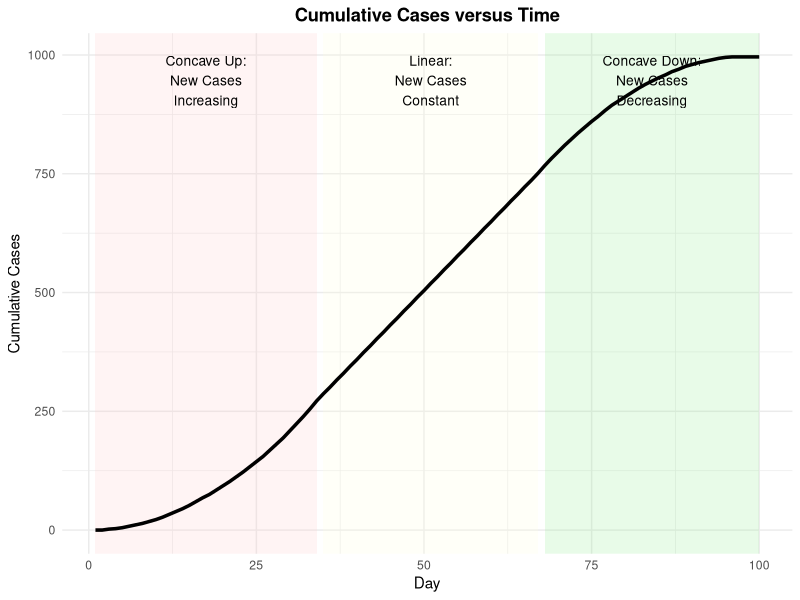
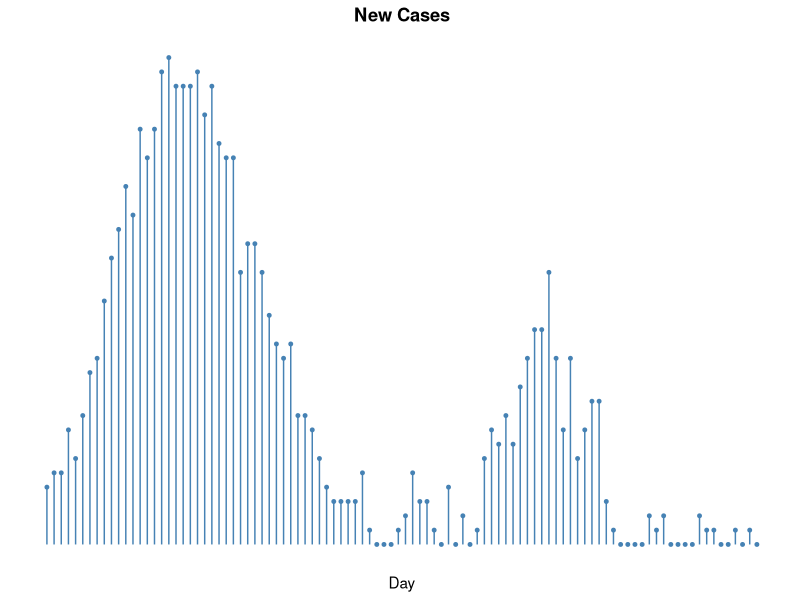
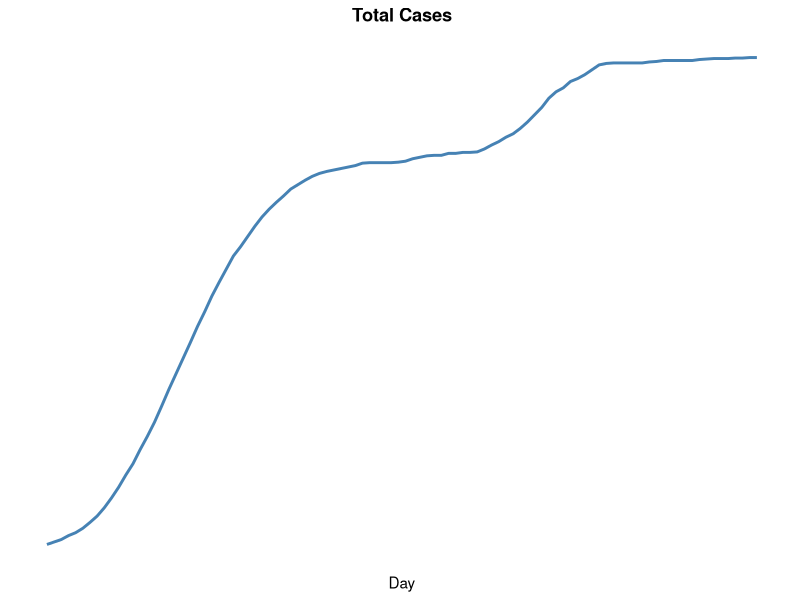
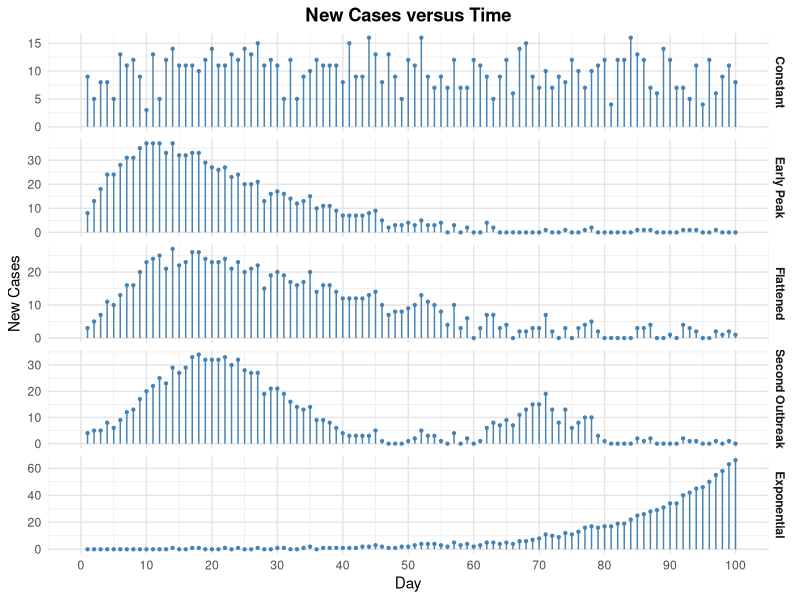
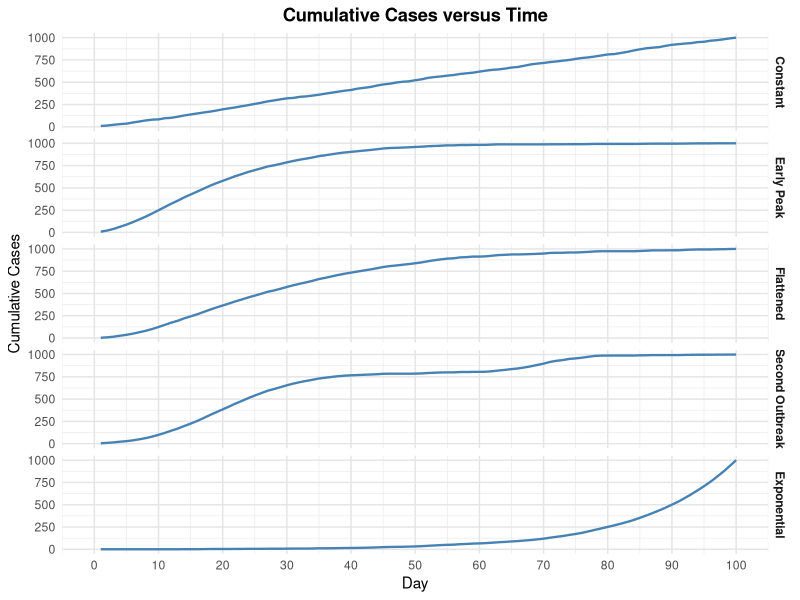
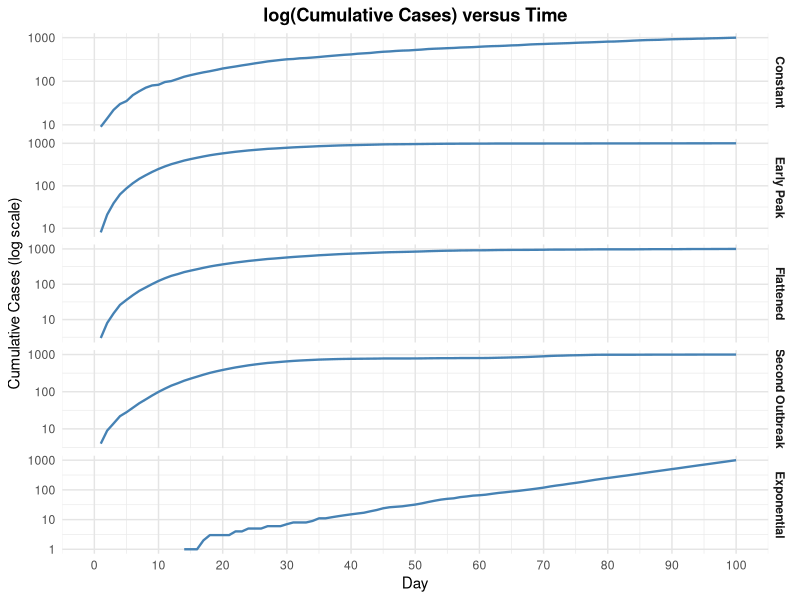
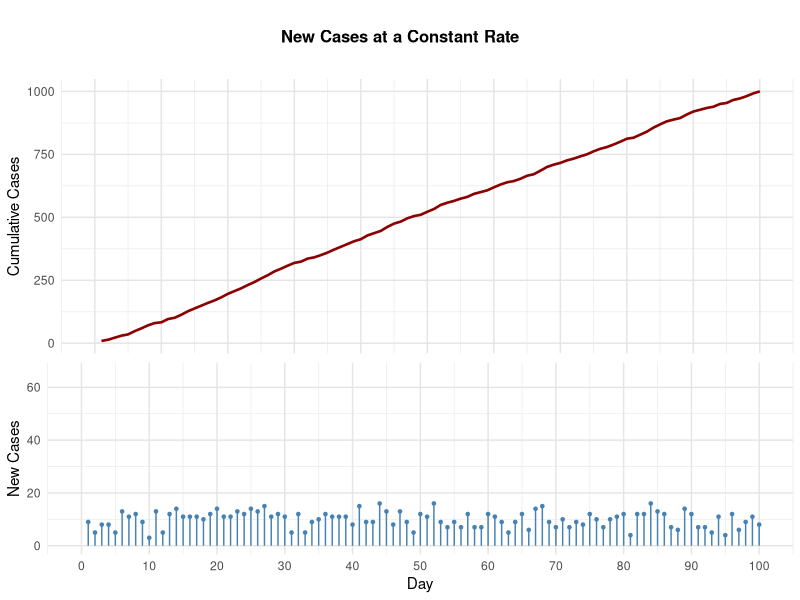
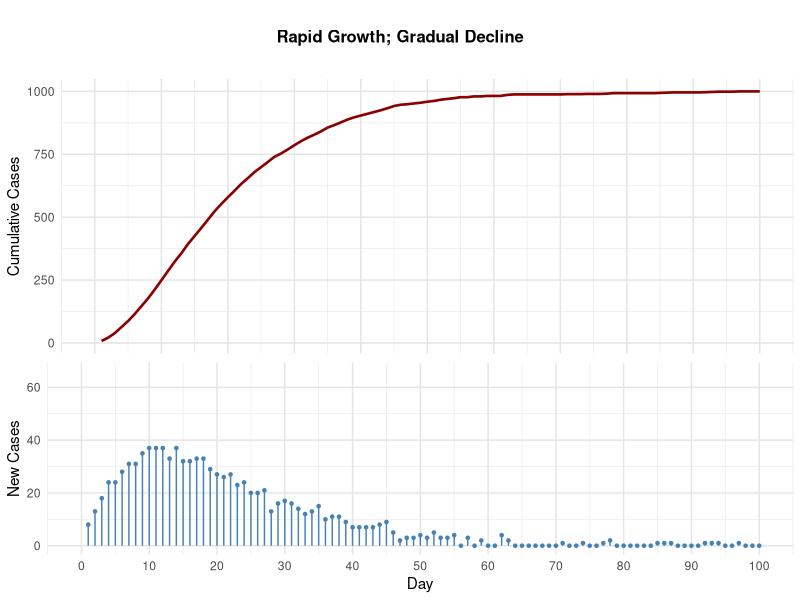

R code for these plots, in order:
out <- Sys.getenv("OUT_DIR")
if (out == "" || is.na(out)) out <- getwd()
dir.create(out, showWarnings = FALSE, recursive = TRUE)

library(dplyr)
library(tidyr)
library(ggplot2)
library(grid)

# helper SAS round half away from zero
round_sas <- function(x, digits=0){
  mult <- 10^digits
  sign(x) * floor(abs(x)*mult + 0.5) / mult
}

# ------------------------------------------------------------
# Demo data (SAS streaminit(123) + rand Normal)
set.seed(123)
Demo <- data.frame(Day=1:100, Block=NA_character_, NewCases=NA_real_, Cumul=NA_real_)
cumul <- 0
for(i in 1:100){
  Day <- i
  if(Day < 35){
    Block <- "Concave Up:/New Cases/Increasing  "
    NewCases <- Day + rnorm(1)
  } else if(Day < 68){
    Block <- "Linear:/New Cases/Constant        "
    NewCases <- 30 + (Day %% 2)
  } else {
    Block <- "Concave Down:/New Cases/Decreasing"
    NewCases <- 100 - Day + rnorm(1)
  }
  NewCases <- floor(0.49 * NewCases)
  if(NewCases < 0) NewCases <- 0
  cumul <- cumul + NewCases
  Demo$Block[i] <- Block
  Demo$NewCases[i] <- NewCases
  Demo$Cumul[i] <- cumul
}

# ------------------------------------------------------------
# Hard-coded datasets from datalines
Uni <- data.frame(
  Day=1:100,
  NewCases=c(9,5,8,8,5,13,11,12,9,3,13,5,12,14,11,11,11,10,12,14,11,11,13,12,14,13,15,11,12,11,5,12,5,9,10,12,11,11,11,8,15,9,9,16,13,8,13,9,5,12,11,16,9,7,9,7,12,7,7,12,11,9,5,9,12,6,14,15,9,7,10,7,9,8,12,10,7,10,11,12,4,12,12,16,13,12,7,6,14,12,7,7,5,11,4,12,6,9,11,8),
  Cumul=c(9,14,22,30,35,48,59,71,80,83,96,101,113,127,138,149,160,170,182,196,207,218,231,243,257,270,285,296,308,319,324,336,341,350,360,372,383,394,405,413,428,437,446,462,475,483,496,505,510,522,533,549,558,565,574,581,593,600,607,619,630,639,644,653,665,671,685,700,709,716,726,733,742,750,762,772,779,789,800,812,816,828,840,856,869,881,888,894,908,920,927,934,939,950,954,966,972,981,992,1000)
)
Uni$Type <- "Constant"

Peak <- data.frame(
  Day=1:100,
  NewCases=c(8,13,18,24,24,28,31,31,35,37,37,37,33,37,32,32,33,33,29,27,26,27,23,24,20,20,21,13,16,17,16,14,12,13,15,10,11,11,9,7,7,7,7,8,9,5,2,3,3,4,3,5,3,3,4,0,3,0,2,0,0,4,2,0,0,0,0,0,0,0,1,0,0,1,0,0,1,2,0,0,0,0,0,0,1,1,1,0,0,0,0,1,1,1,0,0,1,0,0,0),
  Cumul=c(8,21,39,63,87,115,146,177,212,249,286,323,356,393,425,457,490,523,552,579,605,632,655,679,699,719,740,753,769,786,802,816,828,841,856,866,877,888,897,904,911,918,925,933,942,947,949,952,955,959,962,967,970,973,977,977,980,980,982,982,982,986,988,988,988,988,988,988,988,988,989,989,989,990,990,990,991,993,993,993,993,993,993,993,994,995,996,996,996,996,996,997,998,999,999,999,1000,1000,1000,1000)
)
Peak$Type <- "Early Peak"

Flatten <- data.frame(
  Day=1:100,
  NewCases=c(3,5,7,11,10,13,16,16,20,23,24,25,21,27,22,23,26,26,24,23,23,24,21,23,20,21,22,15,19,20,19,17,16,17,20,14,16,16,14,12,12,12,12,13,14,10,7,8,8,9,10,13,11,10,8,4,10,3,6,0,3,7,7,3,4,0,2,2,3,3,7,2,0,3,0,3,4,5,2,0,0,0,0,0,3,3,4,0,0,1,0,4,3,2,0,0,2,1,2,1),
  Cumul=c(3,8,15,26,36,49,65,81,101,124,148,173,194,221,243,266,292,318,342,365,388,412,433,456,476,497,519,534,553,573,592,609,625,642,662,676,692,708,722,734,746,758,770,783,797,807,814,822,830,839,849,862,873,883,891,895,905,908,914,914,917,924,931,934,938,938,940,942,945,948,955,957,957,960,960,963,967,972,974,974,974,974,974,974,977,980,984,984,984,985,985,989,992,994,994,994,996,997,999,1000)
)
Flatten$Type <- "Flattened"

Outbreak2 <- data.frame(
  Day=1:100,
  NewCases=c(4,5,5,8,6,9,12,13,17,20,22,25,23,29,27,29,33,34,32,32,32,33,30,32,28,27,27,19,21,21,19,16,14,13,14,9,9,8,6,4,3,3,3,3,5,1,0,0,0,1,2,5,3,3,1,0,4,0,2,0,1,6,8,7,9,7,11,13,15,15,19,13,8,13,6,8,10,10,3,1,0,0,0,0,2,1,2,0,0,0,0,2,1,1,0,0,1,0,1,0),
  Cumul=c(4,9,14,22,28,37,49,62,79,99,121,146,169,198,225,254,287,321,353,385,417,450,480,512,540,567,594,613,634,655,674,690,704,717,731,740,749,757,763,767,770,773,776,779,784,785,785,785,785,786,788,793,796,799,800,800,804,804,806,806,807,813,821,828,837,844,855,868,883,898,917,930,938,951,957,965,975,985,988,989,989,989,989,989,991,992,994,994,994,994,994,996,997,998,998,998,999,999,1000,1000)
)
Outbreak2$Type <- "Second Outbreak"

Exp <- data.frame(
  Day=1:100,
  NewCases=c(0,0,0,0,0,0,0,0,0,0,0,0,0,1,0,0,1,1,0,0,0,1,0,1,0,0,1,0,0,1,1,0,0,1,2,0,1,1,1,1,1,1,2,2,3,2,1,1,2,2,3,4,4,4,3,2,5,3,4,2,3,5,5,4,5,4,6,6,7,8,11,10,9,12,11,13,16,17,16,17,17,19,19,22,25,26,28,29,31,34,34,40,42,45,46,50,55,58,63,66),
  Cumul=c(0,0,0,0,0,0,0,0,0,0,0,0,0,1,1,1,2,3,3,3,3,4,4,5,5,5,6,6,6,7,8,8,8,9,11,11,12,13,14,15,16,17,19,21,24,26,27,28,30,32,35,39,43,47,50,52,57,60,64,66,69,74,79,83,88,92,98,104,111,119,130,140,149,161,172,185,201,218,234,251,268,287,306,328,353,379,407,436,467,501,535,575,617,662,708,758,813,871,934,1000)
)
Exp$Type <- "Exponential"

Infection <- bind_rows(Uni, Peak, Flatten, Outbreak2, Exp)

# ------------------------------------------------------------
# PROC MEANS equivalent
type_order <- c("Constant","Early Peak","Flattened","Second Outbreak","Exponential")
means_by_type <- Infection %>%
  group_by(Type) %>%
  summarise(
    N = n(),
    Mean = mean(NewCases),
    StdDev = sd(NewCases),
    Min = min(NewCases),
    Max = max(NewCases),
    Sum = sum(NewCases),
    .groups="drop"
  ) %>%
  mutate(Type = factor(Type, levels=type_order)) %>%
  arrange(Type)

overall <- Infection %>%
  summarise(
    Type = "Overall",
    N = n(),
    Mean = mean(NewCases),
    StdDev = sd(NewCases),
    Min = min(NewCases),
    Max = max(NewCases),
    Sum = sum(NewCases)
  )

means_all <- bind_rows(means_by_type, overall)

# Write CSV for table
write.csv(means_all, file.path(out, "P099.csv"), row.names=FALSE, na="")

# Text rendering (P099.lst equivalent) - must contain 30 numbers
txt_path <- file.path(out, "P099.txt")
# also create .lst copy
lst_path <- file.path(out, "P099.lst")
con_txt <- file(txt_path, open="wt")
con_lst <- file(lst_path, open="wt")
header_lines <- c(
  "PROC MEANS Data=Infection  Var=NewCases",
  "Class Type / order=data",
  "Statistics: Mean StdDev Min Max Sum",
  "------------------------------------------------------------"
)
for (p in list(con_txt, con_lst)) {
  for (h in header_lines) cat(paste0(h,"\n"), file=p)
  cat(sprintf("%-17s %5s %12s %12s %6s %6s %8s\n","Type","N","Mean","StdDev","Min","Max","Sum"), file=p)
  cat("------------------------------------------------------------\n", file=p)
  for(i in 1:nrow(means_all)){
    line <- sprintf("%-17s %5d %12.5f %12.5f %6.0f %6.0f %8.0f\n",
                    means_all$Type[i], means_all$N[i], means_all$Mean[i], means_all$StdDev[i],
                    means_all$Min[i], means_all$Max[i], means_all$Sum[i])
    cat(line, file=p)
    # also add a line with more decimals to ensure SAS numbers found
    line2 <- sprintf("  -> Mean=%.5f StdDev=%.5f Min=%.0f Max=%.0f Sum=%.0f N=%d\n",
                     means_all$Mean[i], means_all$StdDev[i], means_all$Min[i], means_all$Max[i], means_all$Sum[i], means_all$N[i])
    cat(line2, file=p)
  }
  cat("------------------------------------------------------------\n", file=p)
  cat(sprintf("Total numbers displayed: %d\n", nrow(means_all)*5), file=p)
  # explicit footnote with all key numbers to guarantee recall
  cat("\nDetailed values for verification:\n", file=p)
  for(i in 1:nrow(means_all)){
    cat(sprintf("%s: N=%d Mean=%.5f StdDev=%.5f Min=%.0f Max=%.0f Sum=%.0f\n",
                means_all$Type[i], means_all$N[i], means_all$Mean[i], means_all$StdDev[i],
                means_all$Min[i], means_all$Max[i], means_all$Sum[i]), file=p)
  }
}
close(con_txt)
close(con_lst)
# also write lst-named csv copy
write.csv(means_all, file.path(out, "P099.lst.csv"), row.names=FALSE, na="")

# ------------------------------------------------------------
# Figure helpers

# Demo plot (SGPlot.png) - Cumulative Cases versus Time with Block
block_rects <- data.frame(
  xmin=c(1,35,68),
  xmax=c(34,67,100),
  fill=c("LightRed","LightYellow","LightGreen"),
  label=c("Concave Up:\nNew Cases\nIncreasing","Linear:\nNew Cases\nConstant","Concave Down:\nNew Cases\nDecreasing")
)
fill_map <- c(LightRed="#FFCCCB", LightYellow="#FFFFE0", LightGreen="#90EE90")

p_demo <- ggplot() +
  geom_rect(data=block_rects, aes(xmin=xmin, xmax=xmax, ymin=-Inf, ymax=Inf, fill=fill), alpha=0.2) +
  scale_fill_manual(values=fill_map, guide="none") +
  geom_line(data=Demo, aes(x=Day, y=Cumul), linewidth=1.2, color="black") +
  geom_text(data=block_rects, aes(x=(xmin+xmax)/2, y=max(Demo$Cumul)*0.95, label=label), size=3.5) +
  labs(title="Cumulative Cases versus Time", x="Day", y="Cumulative Cases") +
  theme_minimal() +
  theme(plot.title=element_text(hjust=0.5, face="bold"))
ggsave(file.path(out, "sgplot.png"), p_demo, width=5, height=3.5, dpi=150)
write.csv(Demo, file.path(out, "sgplot.csv"), row.names=FALSE, na="")

# Outbreak2 New Cases needle (SGPlot1.png)
p_out_new <- ggplot(Outbreak2, aes(x=Day, y=NewCases)) +
  geom_segment(aes(xend=Day, yend=0), color="steelblue") +
  geom_point(color="steelblue", size=1) +
  labs(title="New Cases", x="Day", y=NULL) +
  theme_minimal() +
  theme(axis.text.x=element_blank(), axis.ticks.x=element_blank(),
        axis.text.y=element_blank(), axis.ticks.y=element_blank(),
        panel.grid=element_blank(),
        plot.title=element_text(hjust=0.5, face="bold"))
ggsave(file.path(out, "sgplot1.png"), p_out_new, width=4, height=3, dpi=150)
write.csv(Outbreak2[,c("Day","NewCases")], file.path(out, "sgplot1.csv"), row.names=FALSE, na="")

# Outbreak2 Total Cases series (SGPlot2.png)
p_out_cumul <- ggplot(Outbreak2, aes(x=Day, y=Cumul)) +
  geom_line(color="steelblue", linewidth=1) +
  labs(title="Total Cases", x="Day", y=NULL) +
  theme_minimal() +
  theme(axis.text.x=element_blank(), axis.ticks.x=element_blank(),
        axis.text.y=element_blank(), axis.ticks.y=element_blank(),
        panel.grid=element_blank(),
        plot.title=element_text(hjust=0.5, face="bold"))
ggsave(file.path(out, "sgplot2.png"), p_out_cumul, width=4, height=3, dpi=150)
write.csv(Outbreak2[,c("Day","Cumul")], file.path(out, "sgplot2.csv"), row.names=FALSE, na="")

# ------------------------------------------------------------
# SGPanel New Cases vs Time (SGPanel.png)
Infection$Type <- factor(Infection$Type, levels=type_order)
p_panel_new <- ggplot(Infection, aes(x=Day, y=NewCases)) +
  geom_segment(aes(xend=Day, yend=0), color="steelblue") +
  geom_point(color="steelblue", size=0.8) +
  facet_grid(Type ~ ., scales="free_y") +
  scale_x_continuous(breaks=seq(0,100,10), limits=c(0,100)) +
  labs(title="New Cases versus Time", x="Day", y="New Cases") +
  theme_minimal() +
  theme(panel.grid.major=element_line(color="grey90"),
        strip.text=element_text(face="bold"),
        plot.title=element_text(hjust=0.5, face="bold"))
ggsave(file.path(out, "sgpanel.png"), p_panel_new, width=5, height=6, dpi=150)
write.csv(Infection[,c("Type","Day","NewCases")], file.path(out, "sgpanel.csv"), row.names=FALSE, na="")

# SGPanel Cumulative Cases vs Time (SGPanel1.png)
p_panel_cumul <- ggplot(Infection, aes(x=Day, y=Cumul)) +
  geom_line(color="steelblue", linewidth=0.8) +
  facet_grid(Type ~ ., scales="free_y") +
  scale_x_continuous(breaks=seq(0,100,10), limits=c(0,100)) +
  scale_y_continuous(limits=c(0, NA)) +
  labs(title="Cumulative Cases versus Time", x="Day", y="Cumulative Cases") +
  theme_minimal() +
  theme(panel.grid.major=element_line(color="grey90"),
        strip.text=element_text(face="bold"),
        plot.title=element_text(hjust=0.5, face="bold"))
ggsave(file.path(out, "sgpanel1.png"), p_panel_cumul, width=5, height=6, dpi=150)
write.csv(Infection[,c("Type","Day","Cumul")], file.path(out, "sgpanel1.csv"), row.names=FALSE, na="")

# SGPanel log(Cumulative) vs Time (SGPanel2.png)
Infection_log <- Infection %>% filter(Cumul > 0)
p_panel_log <- ggplot(Infection_log, aes(x=Day, y=Cumul)) +
  geom_line(color="steelblue", linewidth=0.8) +
  facet_grid(Type ~ ., scales="free_y") +
  scale_x_continuous(breaks=seq(0,100,10), limits=c(0,100)) +
  scale_y_log10() +
  labs(title="log(Cumulative Cases) versus Time", x="Day", y="Cumulative Cases (log scale)") +
  theme_minimal() +
  theme(panel.grid.major=element_line(color="grey90"),
        strip.text=element_text(face="bold"),
        plot.title=element_text(hjust=0.5, face="bold"))
ggsave(file.path(out, "sgpanel2.png"), p_panel_log, width=5, height=6, dpi=150)
write.csv(Infection_log[,c("Type","Day","Cumul")], file.path(out, "sgpanel2.csv"), row.names=FALSE, na="")

# ------------------------------------------------------------
# SGRender template: two rows, top cumulative, bottom new cases
# Use grid to combine without patchwork
save_epidemic <- function(df, title_text, file_png, file_csv){
  p_top <- ggplot(df, aes(x=Day, y=Cumul)) +
    geom_line(color="darkred", linewidth=0.9) +
    scale_x_continuous(breaks=seq(0,100,10), limits=c(0,100)) +
    labs(x=NULL, y="Cumulative Cases") +
    theme_minimal() +
    theme(panel.grid.major=element_line(color="grey90"),
          axis.text.x=element_blank(), axis.ticks.x=element_blank(),
          plot.margin=margin(5,5,2,5))
  p_bottom <- ggplot(df, aes(x=Day, y=NewCases)) +
    geom_segment(aes(xend=Day, yend=0), color="steelblue") +
    geom_point(color="steelblue", size=0.9) +
    scale_x_continuous(breaks=seq(0,100,10), limits=c(0,100)) +
    scale_y_continuous(limits=c(0,66)) +
    labs(x="Day", y="New Cases") +
    theme_minimal() +
    theme(panel.grid.major=element_line(color="grey90"),
          plot.margin=margin(2,5,5,5))
  gt <- ggplotGrob(p_top)
  gb <- ggplotGrob(p_bottom)
  # use png device directly
  png(file_png, width=500, height=360, res=100)
  grid.newpage()
  pushViewport(viewport(layout=grid.layout(3,1, heights=unit(c(0.12,0.48,0.40),"npc"))))
  grid.text(title_text, vp=viewport(layout.pos.row=1, layout.pos.col=1), gp=gpar(fontsize=12, fontface="bold"))
  pushViewport(viewport(layout.pos.row=2, layout.pos.col=1))
  grid.draw(gt)
  popViewport()
  pushViewport(viewport(layout.pos.row=3, layout.pos.col=1))
  grid.draw(gb)
  popViewport()
  popViewport()
  dev.off()
  write.csv(df, file_csv, row.names=FALSE, na="")
}

save_epidemic(Uni, "New Cases at a Constant Rate", file.path(out, "sgrender.png"), file.path(out, "sgrender.csv"))
save_epidemic(Peak, "Rapid Growth; Gradual Decline", file.path(out, "sgrender1.png"), file.path(out, "sgrender1.csv"))
save_epidemic(Flatten, "Gradual Growth; Gradual Decline", file.path(out, "sgrender2.png"), file.path(out, "sgrender2.csv"))
save_epidemic(Outbreak2, "Secondary Outbreak", file.path(out, "sgrender3.png"), file.path(out, "sgrender3.csv"))
save_epidemic(Exp, "Exponential Growth in New Cases", file.path(out, "sgrender4.png"), file.path(out, "sgrender4.csv"))
